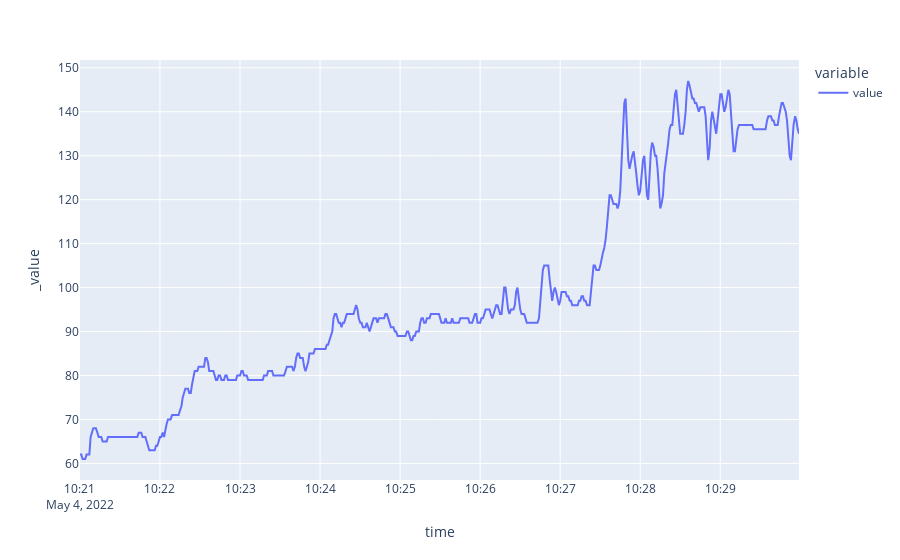

The notebook cell saved with this chart:
### Code cell
filtered_hr.plot(y=['value'])

### Figure 1 — Plotly figure (JSON) as saved in the notebook; plotly's stock layout.template omitted (floating-point values rounded to 4 significant figures; data arrays with more than 128 entries replaced by an {"elided": "..."} marker saying what was removed)
{"data": [{"hovertemplate": "variable=value<br>time=%{x}<br>_value=%{y}<extra></extra>", "legendgroup": "value", "line": {"color": "#636efa", "dash": "solid"}, "marker": {"symbol": "circle"}, "mode": "lines", "name": "value", "orientation": "v", "showlegend": true, "type": "scatter", "x": {"elided": "540 str values"}, "xaxis": "x", "y": {"elided": "540 int values"}, "yaxis": "y"}], "layout": {"autosize": true, "legend": {"title": {"text": "variable"}, "tracegroupgap": 0}, "margin": {"t": 60}, "xaxis": {"anchor": "y", "autorange": true, "domain": [0, 1], "range": ["2022-05-04 10:21:00.045", "2022-05-04 10:29:59.018"], "title": {"text": "time"}, "type": "date"}, "yaxis": {"anchor": "x", "autorange": true, "domain": [0, 1], "range": [56.22, 151.8], "title": {"text": "_value"}, "type": "linear"}}}
